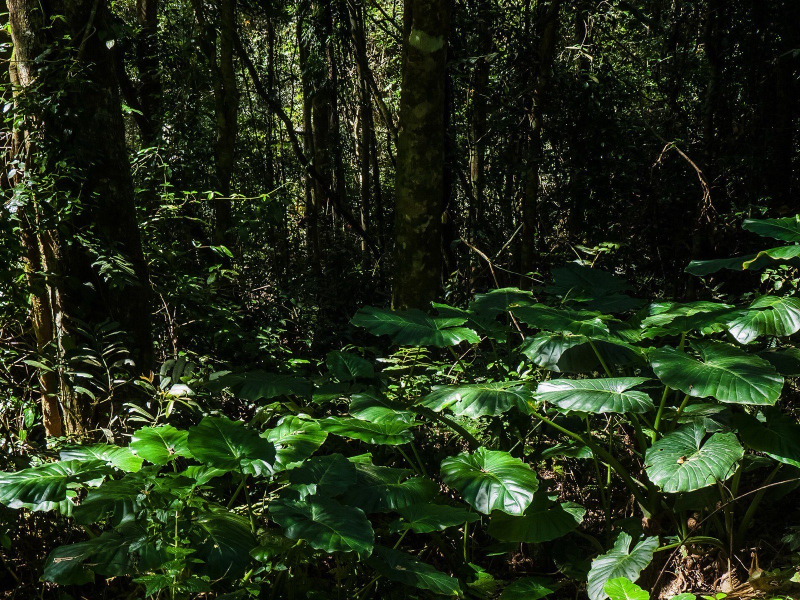
#> input picture src/assets/refs/L2b-shade-light/forest-alocasia-rainforest-queensland.jpg, 1600 x 1200 px, found by its file name (shown at 1/2 size)
$ python fig5_assets.py ../src/assets/refs/L2b-shade-light/forest-alocasia-rainforest-queensland.jpg ../src/assets/refs/L2b-shade-light/forest-alocasia-rainforest-queensland.jpg
#> lines starting #> are read from the running program, lines starting #| are printed output that depends on the picture
# Real image for slide 5 (src/pilot/figs/l04a.ts, variant r2), restyled for the deck's paper.
#   python fig5_assets.py <refs-board dir L2b-shade-light> <out dir src/assets/photos>
# - alocasia-shade.jpg: John Robert McPherson 2013, Alocasia macrorrhizos in the understorey of Lamington National Park,
#   Queensland, Wikimedia Commons, CC BY-SA 4.0
#   (https://commons.wikimedia.org/wiki/File:Alocasia_macrorrhizos_National_Park_Rd_Lamington_National_Park_Queensland_P1310260.jpg).
#   Crop x 840-1440, y 300-1150 of the 1600 x 1200 board copy (the leaves and the dark stand above them), resized to
#   600 x 850. Toned as the deck's other real images: tones mapped from warm ink to paper, colour kept at 70 %.
#   Nothing is added or removed.
import sys
from pathlib import Path
from PIL import Image, ImageEnhance, ImageOps

board, out = Path(sys.argv[1]), Path(sys.argv[2])
INK, PAPER = (43, 42, 39), (247, 244, 236)
im = Image.open(board / 'forest-alocasia-rainforest-queensland.jpg').convert('RGB').crop((840, 300, 1440, 1150))
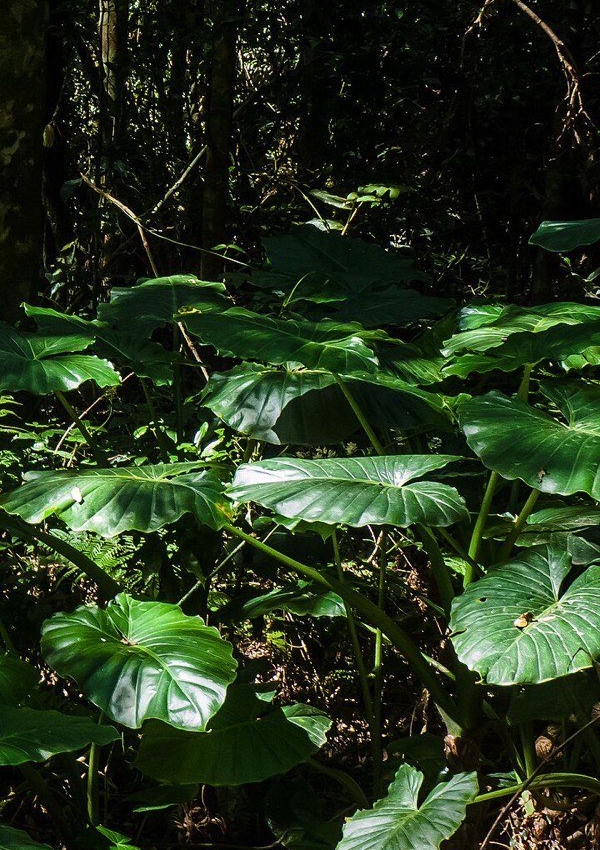
#> im: PIL image 600x850 RGB; mean R, G, B 37.7, 52.3, 28.9
im = ImageOps.autocontrast(im, cutoff=0.5)
im = ImageEnhance.Color(im).enhance(0.7)
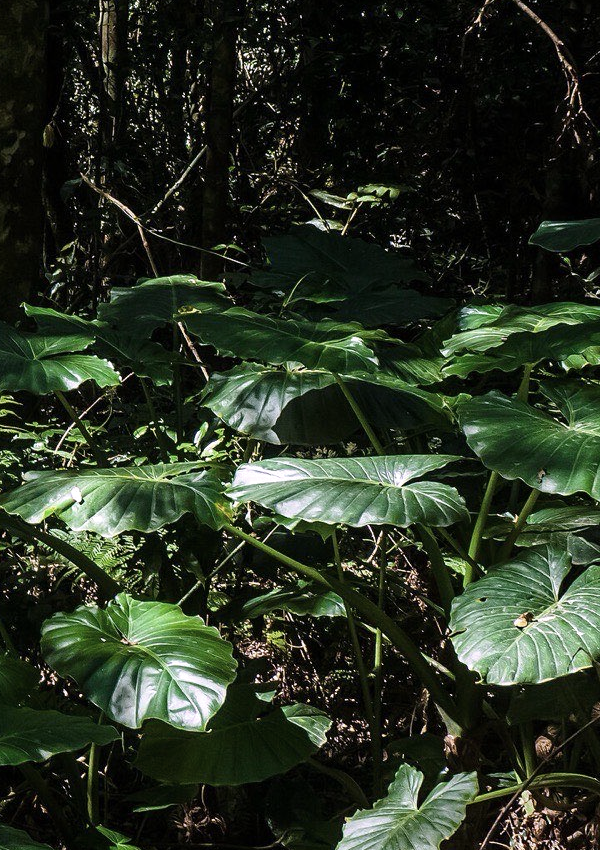
#> im: PIL image 600x850 RGB; mean R, G, B 41.4, 50.8, 35.7
# each channel from [0, 255] to [ink, paper], so black prints as warm ink and white as paper
lut = [int(round(INK[c] + (PAPER[c] - INK[c]) * v / 255)) for c in range(3) for v in range(256)]
im = im.point(lut)
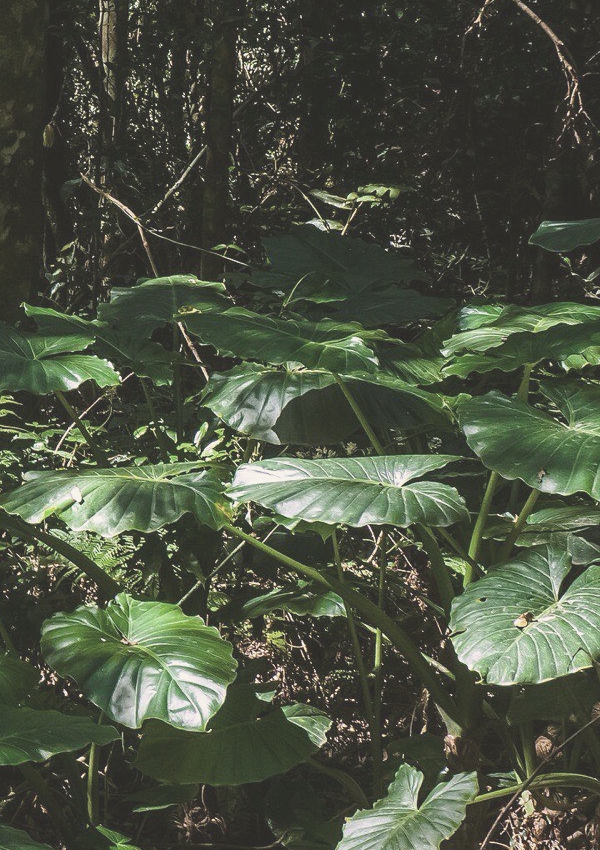
#> im: PIL image 600x850 RGB; mean R, G, B 76.1, 82.3, 66.6
im.save(out / 'alocasia-shade.jpg', quality=88)
print(out / 'alocasia-shade.jpg', im.size)
#| ../src/assets/refs/L2b-shade-light/forest-alocasia-rainforest-queensland.jpg/alocasia-shade.jpg (600, 850)

$ run again, with src/assets/refs/L2b-shade-light/forest-spruce-holma-sweden.jpg copied over src/assets/refs/L2b-shade-light/forest-alocasia-rainforest-queensland.jpg
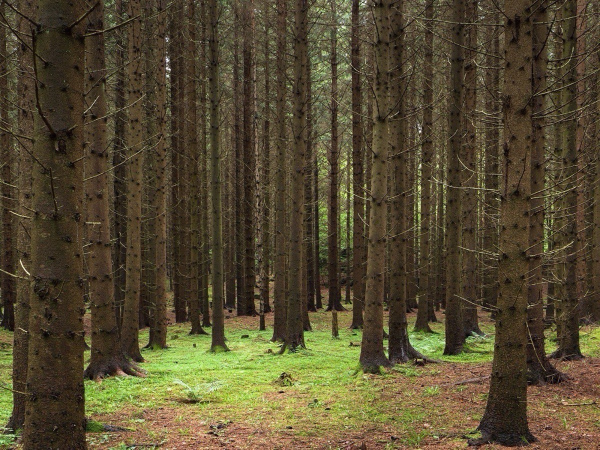
#> input picture src/assets/refs/L2b-shade-light/forest-spruce-holma-sweden.jpg, 1200 x 900 px, found by its file name (shown at 1/2 size)
#> `im = ImageOps.autocontrast(im, cutoff=0.5)`:
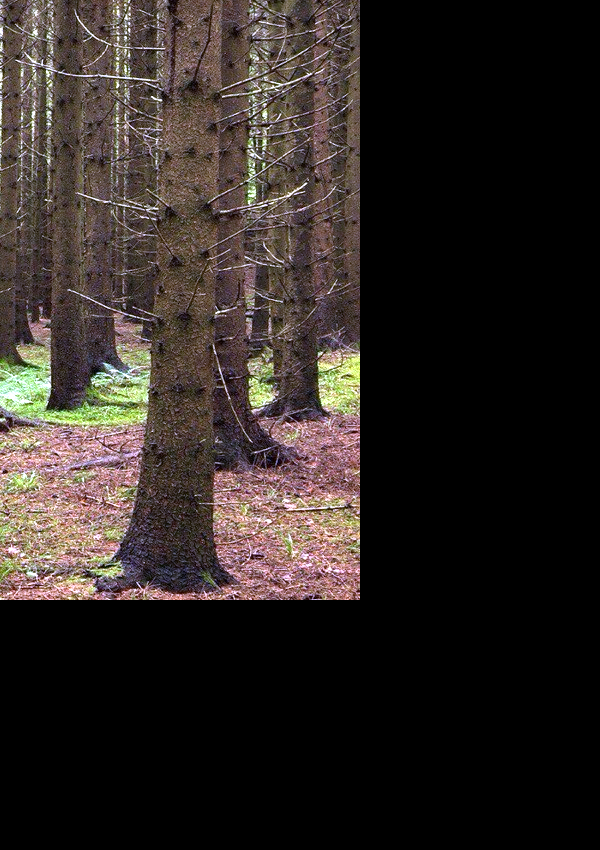
#> im: PIL image 600x850 RGB; mean R, G, B 46.7, 39.7, 36.2
#> `im = im.point(lut)`:
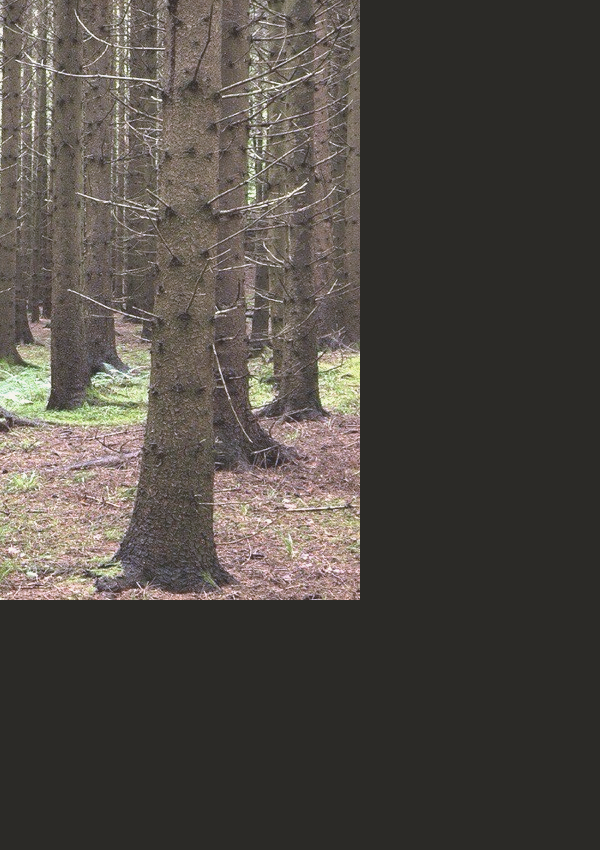
#> im: PIL image 600x850 RGB; mean R, G, B 78.9, 73.7, 68
#| ../src/assets/refs/L2b-shade-light/forest-alocasia-rainforest-queensland.jpg/alocasia-shade.jpg (600, 850)
